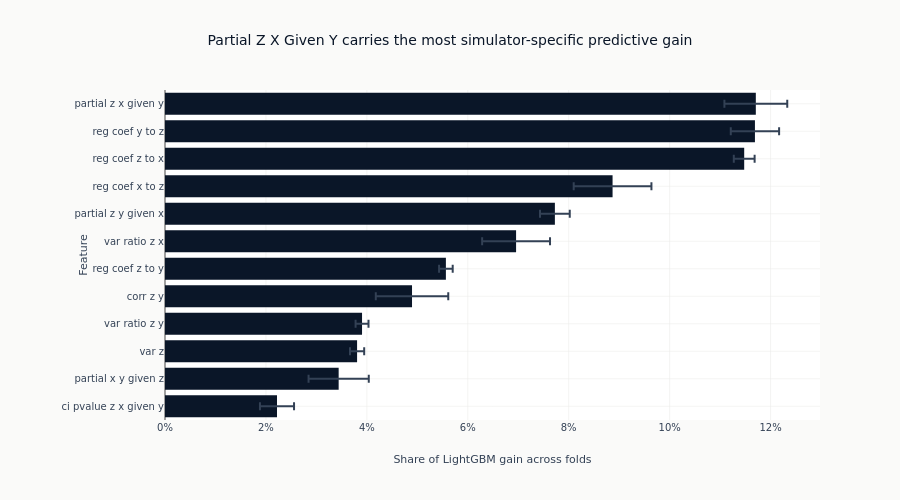

Here is the notebook cell this chart was saved with:
### Markdown cell above
### Feature Importance

### Code cell
top_features = importance_df.head(12).sort("Mean gain share")
top_feature_name = importance_df["Feature"][0].replace("_", " ")
top_feature_labels = [name.replace("_", " ") for name in top_features["Feature"]]
fig = go.Figure(
    data=go.Bar(
        x=top_features["Mean gain share"].to_list(),
        y=top_feature_labels,
        orientation="h",
        marker_color=COLORS["blue"],
        error_x=dict(
            type="data",
            array=top_features["Std gain share"].to_list(),
            color=COLORS["neutral"],
        ),
    )
)
fig.update_layout(
    title=f"{top_feature_name.title()} carries the most simulator-specific predictive gain",
    xaxis_title="Share of LightGBM gain across folds",
    yaxis_title="Feature",
    height=500,
    xaxis=dict(tickformat=".0%"),
    margin=dict(l=165, t=90),
)
fig.show()

### Figure 1 — Plotly figure (JSON) as saved in the notebook; plotly's stock layout.template omitted (floating-point values rounded to 4 significant figures)
{"data": [{"error_x": {"array": [0.003377, 0.005966, 0.001407, 0.00128, 0.007181, 0.00135, 0.006725, 0.002948, 0.007701, 0.002064, 0.00479, 0.006228], "color": "#334155", "type": "data"}, "marker": {"color": "#0a1628"}, "orientation": "h", "type": "bar", "x": [0.0222, 0.03441, 0.03806, 0.03905, 0.04895, 0.05566, 0.06957, 0.07726, 0.08869, 0.1148, 0.1169, 0.1171], "y": ["ci pvalue z x given y", "partial x y given z", "var z", "var ratio z y", "corr z y", "reg coef z to y", "var ratio z x", "partial z y given x", "reg coef x to z", "reg coef z to x", "reg coef y to z", "partial z x given y"]}], "layout": {"height": 500, "margin": {"l": 165, "t": 90}, "title": {"text": "Partial Z X Given Y carries the most simulator-specific predictive gain"}, "xaxis": {"tickformat": ".0%", "title": {"text": "Share of LightGBM gain across folds"}}, "yaxis": {"title": {"text": "Feature"}}}}
